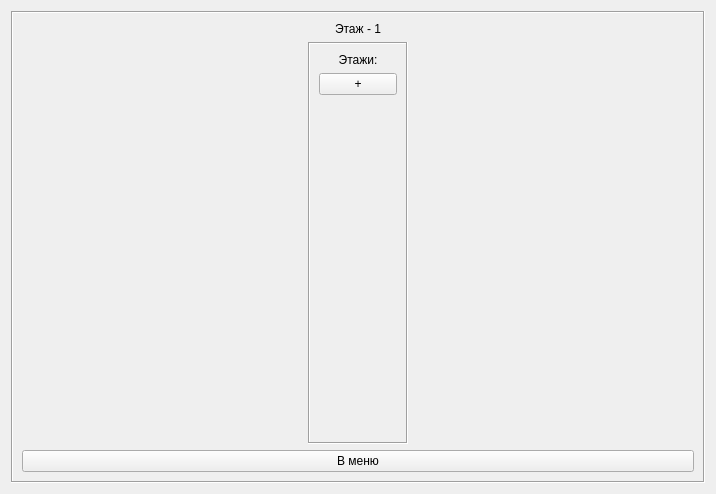
<?xml version="1.0" encoding="UTF-8"?>
<ui version="4.0">
 <class>EditBuildingWindow</class>
 <widget class="QWidget" name="EditBuildingWindow">
  <property name="geometry">
   <rect>
    <x>0</x>
    <y>0</y>
    <width>716</width>
    <height>494</height>
   </rect>
  </property>
  <property name="windowTitle">
   <string>Редактор здания</string>
  </property>
  <layout class="QVBoxLayout" name="verticalLayout_2">
   <item>
    <layout class="QVBoxLayout" name="menu_layout"/>
   </item>
   <item>
    <widget class="QFrame" name="main_frame">
     <property name="frameShape">
      <enum>QFrame::Box</enum>
     </property>
     <property name="frameShadow">
      <enum>QFrame::Sunken</enum>
     </property>
     <layout class="QVBoxLayout" name="verticalLayout_3">
      <item>
       <widget class="QLabel" name="floor_num_lab">
        <property name="text">
         <string>Этаж - 1</string>
        </property>
        <property name="alignment">
         <set>Qt::AlignCenter</set>
        </property>
       </widget>
      </item>
      <item>
       <layout class="QHBoxLayout" name="edit_layout">
        <item>
         <widget class="QFrame" name="floors_frame">
          <property name="maximumSize">
           <size>
            <width>100</width>
            <height>16777215</height>
           </size>
          </property>
          <property name="frameShape">
           <enum>QFrame::Box</enum>
          </property>
          <property name="frameShadow">
           <enum>QFrame::Sunken</enum>
          </property>
          <layout class="QVBoxLayout" name="verticalLayout">
           <item>
            <widget class="QLabel" name="floor_lab">
             <property name="text">
              <string>Этажи:</string>
             </property>
             <property name="alignment">
              <set>Qt::AlignCenter</set>
             </property>
            </widget>
           </item>
           <item>
            <layout class="QVBoxLayout" name="floors_and_plus_but_layout">
             <item>
              <layout class="QVBoxLayout" name="floors_but_layout"/>
             </item>
             <item>
              <widget class="QPushButton" name="plus_floor_but">
               <property name="text">
                <string>+</string>
               </property>
              </widget>
             </item>
            </layout>
           </item>
           <item>
            <spacer name="verticalSpacer_2">
             <property name="orientation">
              <enum>Qt::Vertical</enum>
             </property>
             <property name="sizeHint" stdset="0">
              <size>
               <width>20</width>
               <height>40</height>
              </size>
             </property>
            </spacer>
           </item>
          </layout>
         </widget>
        </item>
        <item>
         <layout class="QGridLayout" name="edit_building_layout"/>
        </item>
       </layout>
      </item>
      <item>
       <widget class="QPushButton" name="menu_but">
        <property name="text">
         <string>В меню</string>
        </property>
       </widget>
      </item>
     </layout>
    </widget>
   </item>
  </layout>
 </widget>
 <resources/>
 <connections/>
</ui>
